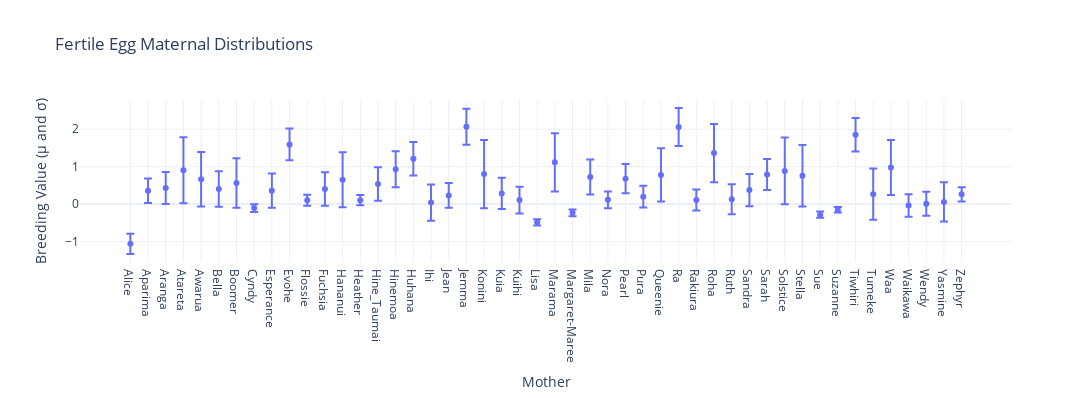

Source (notebook cell):
### Code cell
bird_labels = list(
    np.unique(x[["bird", "bird_code"]].sort_values(by="bird_code")["bird"].tolist())
)

fig = px.scatter(
    y=mother_.mean(),
    x=bird_labels,
    error_y=mother_.stddev(),
    template="plotly_white",
    labels={"x": "Mother", "y": "Breeding Value (μ and σ)"},
    title="Fertile Egg Maternal Distributions",
    height=400,
    width=1200,
)

fig.write_image("figures/fertile_egg_maternal_distribution.jpeg")

fig

### Figure 1 — Plotly figure (JSON) as saved in the notebook; plotly's stock layout.template omitted (floating-point values rounded to 4 significant figures)
{"data": [{"error_y": {"array": [0.2687, 0.3293, 0.426, 0.8832, 0.7272, 0.4754, 0.6613, 0.1039, 0.4572, 0.4217, 0.1472, 0.4455, 0.7358, 0.1359, 0.4481, 0.4805, 0.4472, 0.4839, 0.331, 0.4802, 0.9148, 0.4181, 0.3548, 0.08307, 0.7785, 0.09182, 0.47, 0.2246, 0.3916, 0.2917, 0.7139, 0.5053, 0.2832, 0.7782, 0.4015, 0.4315, 0.4132, 0.8931, 0.8217, 0.08188, 0.07305, 0.4479, 0.6838, 0.7353, 0.3028, 0.321, 0.5257, 0.1917]}, "hovertemplate": "Mother=%{x}<br>Breeding Value (μ and σ)=%{y}<extra></extra>", "legendgroup": "", "marker": {"color": "#636efa", "symbol": "circle"}, "mode": "markers", "name": "", "orientation": "v", "showlegend": false, "type": "scatter", "x": ["Alice", "Aparima", "Aranga", "Atareta", "Awarua", "Bella", "Boomer", "Cyndy", "Esperance", "Evohe", "Flossie", "Fuchsia", "Hananui", "Heather", "Hine_Taumai", "Hinemoa", "Huhana", "Ihi", "Jean", "Jemma", "Konini", "Kuia", "Kuihi", "Lisa", "Marama", "Margaret-Maree", "Mila", "Nora", "Pearl", "Pura", "Queenie", "Ra", "Rakiura", "Roha", "Ruth", "Sandra", "Sarah", "Solstice", "Stella", "Sue", "Suzanne", "Tiwhiri", "Tumeke", "Waa", "Waikawa", "Wendy", "Yasmine", "Zephyr"], "xaxis": "x", "y": [-1.065, 0.3558, 0.4278, 0.9055, 0.6638, 0.4022, 0.5605, -0.1096, 0.3572, 1.595, 0.1026, 0.4021, 0.6481, 0.1021, 0.5364, 0.9299, 1.209, 0.03799, 0.2306, 2.069, 0.7997, 0.2831, 0.1046, -0.489, 1.115, -0.2363, 0.7226, 0.1115, 0.6765, 0.1961, 0.7789, 2.06, 0.1077, 1.363, 0.1277, 0.3746, 0.7892, 0.8842, 0.7581, -0.2842, -0.1517, 1.851, 0.2633, 0.9744, -0.04072, 0.009419, 0.05727, 0.2602], "yaxis": "y"}], "layout": {"height": 400, "legend": {"tracegroupgap": 0}, "title": {"text": "Fertile Egg Maternal Distributions"}, "width": 1200, "xaxis": {"anchor": "y", "autorange": true, "domain": [0, 1], "range": [-2.822, 49.82], "title": {"text": "Mother"}, "type": "category"}, "yaxis": {"anchor": "x", "autorange": true, "domain": [0, 1], "range": [-1.551, 2.782], "title": {"text": "Breeding Value (μ and σ)"}, "type": "linear"}}}
